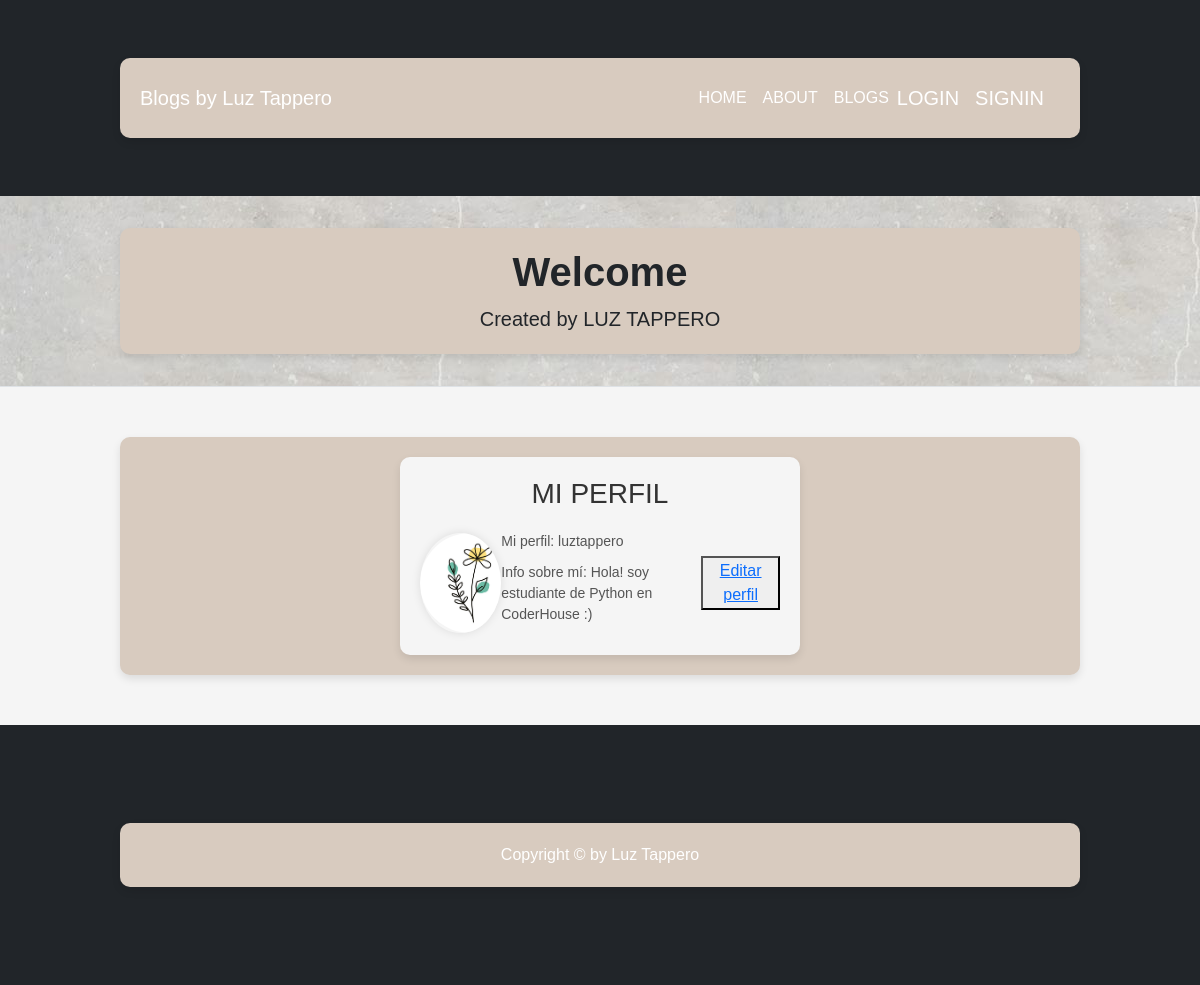
The app's page /profile/1 with its own data.
### Blog/models.py (models this page shows, shortened)
class Perfil (models.Model):
    usuario= models.ForeignKey(User, on_delete= models.CASCADE)
    about_me= models.CharField(max_length=2200)

### Home/views.py (the view)
def profile_view(request, id=None):
    if id:
        user= User.objects.get(id=id)
        profile= Perfil.objects.filter(usuario=user).first()
        avatar= Avatar.objects.filter(user=user).first()
        avatar_url= avatar.imagen.url if avatar is not None else ""
        context= {'profile': profile, 'avatar_url': avatar_url}
        return render (request, 'Home/profile.html', context)
    else:
        return HttpResponse("Id no proporcionado en la URL.")

### Home/templates/Home/profile.html (shortened to what this page needs)
{% extends 'Blog/blog.html' %}
{% block contenidoQueCambia %}
    <div class="profile-container">
        <div class="profile-header">
            <h3>MI PERFIL</h3>
        </div>
        <div class="profile-content">
            <div class="profile-image-container">
                <img src="{{ avatar_url }}" alt="Avatar" class="profile-image"/>
            </div>
            <div class="profile-info">
                <p class="profile-username">Mi perfil: {{ profile.usuario }}</p>
                <p class="profile-about">Info sobre mí: {{ profile.about_me }}</p>
            </div>
            <div class="buttons-container">
                <button class="Editar Perfil">
                    <a href="{% url 'profile_update' %}">Editar perfil</a>
                </button>
            </div>
        </div>
    </div>
{% endblock %}

### Blog/templates/Blog/blog.html (style rules this page uses)
body { font-family: 'Arial', sans-serif; background-color: #f5f5f5; margin: 0; padding: 0; }

### Home/templates/Home/profile.html (style rules this page uses)
.profile-container { background-color: #f5f5f5; border-radius: 10px; padding: 20px; box-shadow: 0 4px 8px rgba(0, 0, 0, 0.1); max-width: 400px; margin: auto; }
.profile-header h3 { color: #333; text-align: center; }
.profile-content { display: flex; align-items: center; justify-content: space-around; margin-top: 20px; }
.profile-image-container { overflow: hidden; border-radius: 50%; box-shadow: 0 0 10px rgba(0, 0, 0, 0.1); }
.profile-image { height: 100px; width: 100px; border-radius: 50%; object-fit: cover; display: block; margin: auto; }
.profile-info { text-align: left; max-width: 200px; }
.profile-username, .profile-about { margin-bottom: 10px; font-size: 14px; color: #555; }

### records on screen
Perfil: usuario "luztappero", about_me "Hola! soy estudiante de Python en CoderHouse :)"
